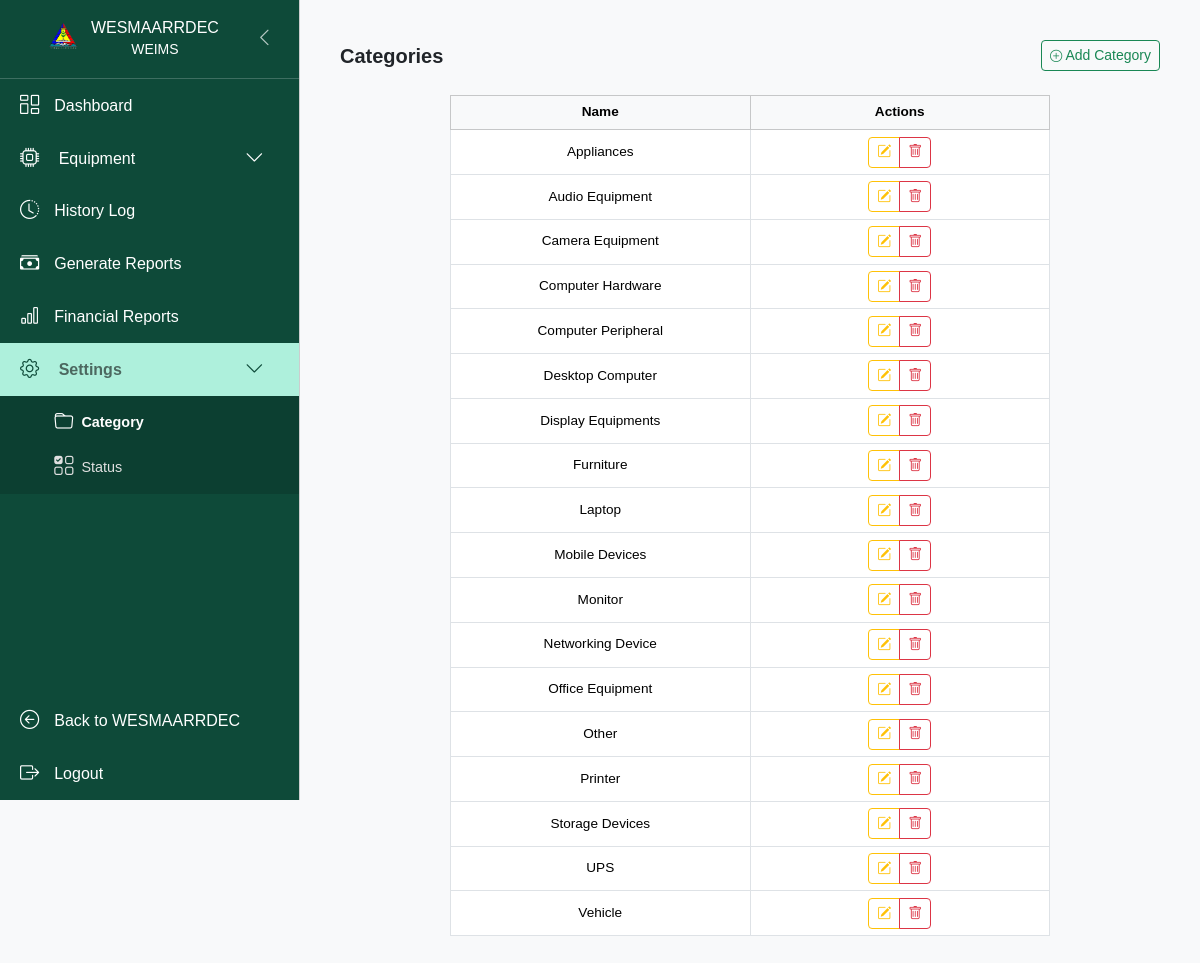
The app's page /weims/categories/ (signed in) with its own data.
### equipments/models.py (models this page shows, shortened)
class Category(models.Model):
    name = models.CharField(max_length=100, unique=True, verbose_name="Category Name")
    class Meta:
        verbose_name = "Category"
        verbose_name_plural = "Categories"

### equipments/views.py (the view, shortened to what this page needs)
# urls.py: path('categories/', views.category_list, name='category'),
@login_required
@user_passes_test(is_admin_superadmin_encoder)
def category_list(request):
    categories = Category.objects.all().order_by('name')
    return render(request, 'equipments/category.html', {
        'categories': categories,
        'is_admin': is_admin(request.user),})

### cmscore/context_processors.py (called while the page is built)
def search_form(request):
    return {'form': SearchForm()}

### equipments/helpers.py (called while the page is built)
def is_admin(user):
    return user.groups.filter(name='admin').exists() or getattr(user, 'secretariat', False)

def is_admin_superadmin_encoder(user):
    return user.is_superuser or user.groups.filter(name__in=['admin', 'encoder']).exists() or getattr(user, 'secretariat', False)

### equipments/templates/equipments/category.html (shortened to what this page needs)
{% extends 'equipments/base.html' %}
{% block content %}
<div class="container-fluid py-3 px-3">
  <div class="d-flex justify-content-between align-items-center mb-3">
    <h5 class="fw-semibold mb-0">Categories</h5>
    <button type="button" class="btn btn-outline-success btn-sm" data-bs-toggle="modal" data-bs-target="#addCategoryModal">
      <i class="bi bi-plus-circle small"></i> Add Category
    </button>
  </div>
  <div class="border-0">
    <div class="card-body p-2">
      <div class="table-responsive">
        <table class="table table-sm table-hover table-bordered align-middle text-center compact-table equal-width-table">
          <thead class="table-light">
            <tr>
              <th>Name</th>
              <th style="width: 120px;">Actions</th>
            </tr>
          </thead>
          <tbody>
            {% for category in categories %}
            <tr>
              <td>{{ category.name }}</td>
              <td class="text-center">
                <div class="btn-group btn-group-sm">
                  <button type="button" class="btn btn-outline-warning" data-bs-toggle="modal" data-bs-target="#editCategoryModal{{ category.id }}">
                    <i class="bi bi-pencil-square"></i>
                  </button>
                  {% if is_admin %}
                  <button type="button" class="btn btn-outline-danger" data-bs-toggle="modal" data-bs-target="#deleteCategoryModal{{ category.id }}">
                    <i class="bi bi-trash"></i>
                  </button>
                  {% endif %}
                </div>
              </td>
            </tr>
            {% empty %}
            <tr>
              <td colspan="2" class="text-center text-muted">No categories found.</td>
            </tr>
            {% endfor %}
          </tbody>
        </table>
      </div>
    </div>
  </div>
</div>
{% endblock %}

### equipments/static/css/styles.css (style rules this page uses)
html, body { height: 100%; margin: 0; padding: 0; font-family: Arial, sans-serif; background-color: #f8f9fa; width: 100%; max-width: 100%; overflow-x: hidden; }
.table { font-size: 0.85rem; table-layout: auto; }
.table td, .table th { padding: 0.5rem; vertical-align: middle; }
.table td:nth-child(2), .table td:nth-child(4), .table td:nth-child(7), .table td:nth-child(8) { white-space: normal; word-break: break-word; max-width: 160px; }

### equipments/templates/equipments/category.html (style rules this page uses)
.compact-table th, .compact-table td { padding: 0.4rem !important; font-size: 0.85rem; vertical-align: middle; }
.equal-width-table { table-layout: fixed; width: 100%; }
.equal-width-table th, .equal-width-table td { width: 50%; word-wrap: break-word; white-space: normal; }
@media (min-width: 768px) { .table-responsive { max-width: 600px; margin: 0 auto; } }

### records on screen
Category: name "Appliances"
Category: name "Audio Equipment"
Category: name "Camera Equipment"
Category: name "Computer Hardware"
Category: name "Computer Peripheral"
Category: name "Desktop Computer"
Category: name "Display Equipments"
Category: name "Furniture"
Category: name "Laptop"
Category: name "Mobile Devices"
Category: name "Monitor"
Category: name "Networking Device"
Category: name "Office Equipment"
Category: name "Other"
Category: name "Printer"
Category: name "Storage Devices"
Category: name "UPS"
Category: name "Vehicle"
